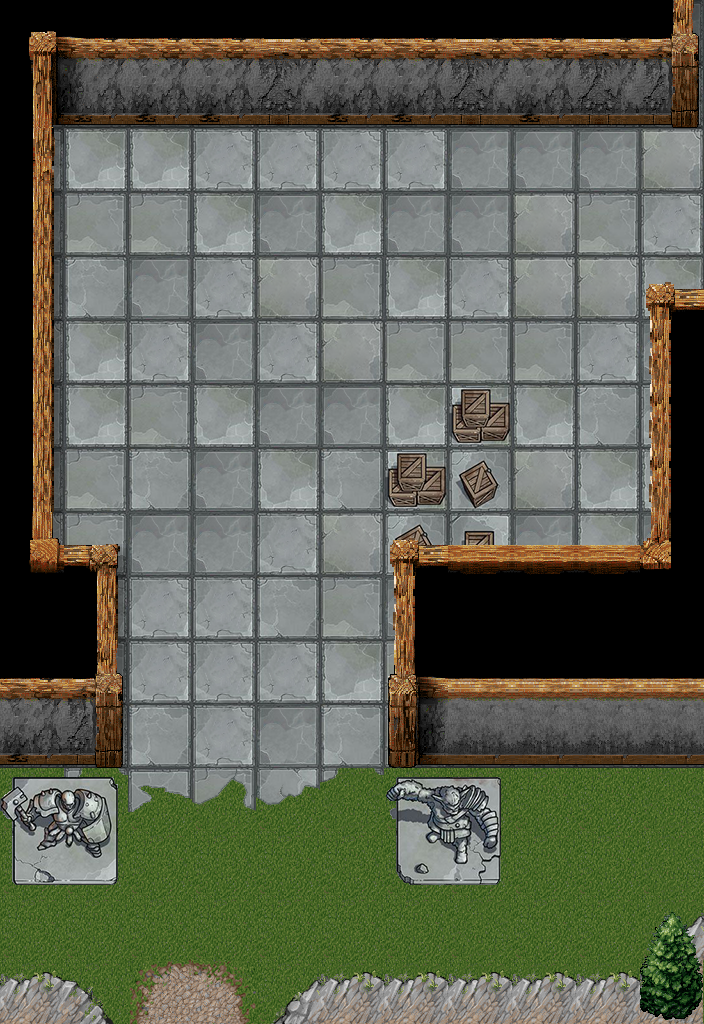

Tiled map render using the project's own tile images. Description and the whole map definition, tile-layer contents included, below:
An orthogonal 11x16 tile map with 64x64 px tiles, 7 tile layers (forest, rocks, trees, dungeon floor, ...), 3 tilesets and 8 objects (4x portal, 3x enemySpawn, chest).

<map version="1.5" tiledversion="1.7.2" orientation="orthogonal" renderorder="right-down" width="11" height="16" tilewidth="64" tileheight="64" infinite="0" nextlayerid="12" nextobjectid="18">
 <editorsettings>
  <export target="dungeon-entrance-64.json" format="json" />
 </editorsettings>
 <tileset firstgid="1" source="../tilesets/dungeon-floor-64.tsx" />
 <tileset firstgid="121" source="../tilesets/interior-walls-64.tsx" />
 <tileset firstgid="265" source="../tilesets/forest-floor-64.tsx" />
 <layer id="5" name="forest" width="11" height="16">
  <data encoding="csv">
0,0,0,0,0,0,0,0,0,0,0,
0,0,0,0,0,0,0,0,0,0,0,
0,0,0,0,0,0,0,0,0,0,0,
0,0,0,0,0,0,0,0,0,0,0,
0,0,0,0,0,0,0,0,0,0,0,
0,0,0,0,0,0,0,0,0,0,0,
0,0,0,0,0,0,0,0,0,0,0,
0,0,0,0,0,0,0,0,0,0,0,
0,0,0,0,0,0,0,0,0,0,0,
0,0,0,0,0,0,0,0,0,0,0,
0,0,0,0,0,0,0,0,0,0,0,
0,0,0,0,0,0,0,0,0,0,0,
283,283,283,284,283,284,283,283,283,283,284,
283,283,283,283,283,283,283,283,283,283,284,
283,283,283,283,283,283,283,284,283,283,284,
283,283,338,340,283,284,284,284,284,284,284
</data>
 </layer>
 <layer id="8" name="rocks" width="11" height="16">
  <properties>
   <property name="blocksMovement" type="bool" value="true" />
  </properties>
  <data encoding="csv">
0,0,0,0,0,0,0,0,0,0,0,
0,0,0,0,0,0,0,0,0,0,0,
0,0,0,0,0,0,0,0,0,0,0,
0,0,0,0,0,0,0,0,0,0,0,
0,0,0,0,0,0,0,0,0,0,0,
0,0,0,0,0,0,0,0,0,0,0,
0,0,0,0,0,0,0,0,0,0,0,
0,0,0,0,0,0,0,0,0,0,0,
0,0,0,0,0,0,0,0,0,0,0,
0,0,0,0,0,0,0,0,0,0,0,
0,0,0,0,0,0,0,0,0,0,0,
0,0,0,0,0,0,0,0,0,0,0,
0,0,0,0,0,0,0,0,0,0,0,
0,0,0,0,0,0,0,0,0,0,0,
0,0,0,0,0,0,0,0,0,0,457,
458,459,0,0,457,458,458,458,458,458,510
</data>
 </layer>
 <layer id="9" name="trees" width="11" height="16">
  <properties>
   <property name="blocksMovement" type="bool" value="true" />
  </properties>
  <data encoding="csv">
0,0,0,0,0,0,0,0,0,0,0,
0,0,0,0,0,0,0,0,0,0,0,
0,0,0,0,0,0,0,0,0,0,0,
0,0,0,0,0,0,0,0,0,0,0,
0,0,0,0,0,0,0,0,0,0,0,
0,0,0,0,0,0,0,0,0,0,0,
0,0,0,0,0,0,0,0,0,0,0,
0,0,0,0,0,0,0,0,0,0,0,
0,0,0,0,0,0,0,0,0,0,0,
0,0,0,0,0,0,0,0,0,0,0,
0,0,0,0,0,0,0,0,0,0,0,
0,0,0,0,0,0,0,0,0,0,0,
0,0,0,0,0,0,0,0,0,0,0,
0,0,0,0,0,0,0,0,0,0,0,
0,0,0,0,0,0,0,0,0,0,288,
0,0,0,0,0,0,0,0,0,0,304
</data>
 </layer>
 <layer id="1" name="dungeon floor" width="11" height="16">
  <data encoding="csv">
2,4,5,2,7,7,3,4,5,3,7,
7,5,4,3,4,5,4,4,3,2,5,
5,2,2,5,5,5,5,7,7,7,6,
7,3,3,2,7,2,7,7,6,3,5,
3,4,7,5,6,3,2,5,6,6,2,
6,2,5,7,5,6,3,3,3,5,7,
3,2,3,2,7,7,2,7,2,4,5,
7,3,4,7,2,4,4,5,6,2,2,
6,3,7,7,5,6,2,4,7,2,7,
6,5,5,5,4,3,7,4,3,4,3,
2,3,5,5,5,2,3,5,5,3,5,
2,2,4,5,7,4,3,6,4,3,5,
0,115,112,113,114,115,0,0,0,0,0,
0,0,0,0,0,0,0,0,0,0,0,
0,0,0,0,0,0,0,0,0,0,0,
0,0,0,0,0,0,0,0,0,0,0
</data>
 </layer>
 <layer id="4" name="loose blocking stuff" width="11" height="16">
  <properties>
   <property name="blocksMovement" type="bool" value="true" />
  </properties>
  <data encoding="csv">
0,0,0,0,0,0,0,0,0,0,0,
0,0,0,0,0,0,0,0,0,0,0,
0,0,0,0,0,0,0,0,0,0,0,
0,0,0,0,0,0,0,0,0,0,0,
0,0,0,0,0,0,0,0,0,0,0,
0,0,0,0,0,0,0,0,0,0,0,
0,0,0,0,0,0,0,53,0,0,0,
0,0,0,0,0,0,53,51,0,0,0,
0,0,0,0,0,0,51,52,0,0,0,
0,0,0,0,0,0,0,0,0,0,0,
0,0,0,0,0,0,0,0,0,0,0,
0,0,0,0,0,0,0,0,0,0,0,
86,87,0,0,0,0,88,89,0,0,0,
96,97,0,0,0,0,98,99,0,0,0,
0,0,0,0,0,0,0,0,0,0,0,
0,0,0,0,0,0,0,0,0,0,0
</data>
 </layer>
 <layer id="2" name="walls" width="11" height="16">
  <properties>
   <property name="blocksMovement" type="bool" value="true" />
  </properties>
  <data encoding="csv">
121,122,123,123,124,123,123,124,123,124,181,
133,134,135,135,136,135,135,136,135,136,193,
145,0,0,0,0,0,0,0,0,0,0,
157,0,0,0,0,0,0,0,0,0,0,
157,0,0,0,0,0,0,0,0,0,0,
157,0,0,0,0,0,0,0,0,0,161,
157,0,0,0,0,0,0,0,0,0,161,
157,0,0,0,0,0,0,0,0,0,161,
174,205,0,0,0,0,0,0,0,0,173,
253,157,0,0,0,0,161,253,253,253,253,
123,181,0,0,0,0,190,128,128,128,128,
135,193,0,0,0,0,202,140,140,140,140,
0,0,0,0,0,0,0,0,0,0,0,
0,0,0,0,0,0,0,0,0,0,0,
0,0,0,0,0,0,0,0,0,0,0,
0,0,0,0,0,0,0,0,0,0,0
</data>
 </layer>
 <objectgroup id="11" name="object">
  <object id="17" name="chest" gid="33" x="192" y="704" width="64" height="64">
   <properties>
    <property name="interactive" type="bool" value="true" />
   </properties>
  </object>
 </objectgroup>
 <objectgroup id="3" name="actor">
  <object id="6" name="enemy3" type="enemySpawn" x="256" y="128" width="64" height="64">
   <properties>
    <property name="enemyType" value="troll-developer" />
    <property name="level" type="int" value="3" />
   </properties>
  </object>
  <object id="7" name="enemy1" type="enemySpawn" x="128" y="128" width="64" height="64">
   <properties>
    <property name="enemyType" value="orc-accountant" />
    <property name="level" type="int" value="3" />
   </properties>
  </object>
  <object id="8" name="enemy2" type="enemySpawn" x="192" y="128" width="64" height="64">
   <properties>
    <property name="enemyType" value="troll-manager" />
    <property name="level" type="int" value="2" />
   </properties>
  </object>
 </objectgroup>
 <objectgroup id="10" name="portals">
  <object id="12" name="portal to canyon" type="portal" x="192" y="960" width="64" height="64">
   <properties>
    <property name="to" value="dungeon.canyon" />
   </properties>
  </object>
  <object id="13" name="portal to hub1" type="portal" x="640" y="128" width="64" height="64">
   <properties>
    <property name="to" value="dungeon.hub1" />
   </properties>
  </object>
  <object id="15" name="portal to hub1" type="portal" x="640" y="256" width="64" height="64">
   <properties>
    <property name="to" value="dungeon.hub1" />
   </properties>
  </object>
  <object id="16" name="portal to hub1" type="portal" x="640" y="192" width="64" height="64">
   <properties>
    <property name="to" value="dungeon.hub1" />
   </properties>
  </object>
 </objectgroup>
 <layer id="7" name="walls overhang" width="11" height="16">
  <data encoding="csv">
0,0,0,0,0,0,0,0,0,0,0,
0,0,0,0,0,0,0,0,0,0,0,
0,0,0,0,0,0,0,0,0,0,0,
0,0,0,0,0,0,0,0,0,0,0,
0,0,0,0,0,0,0,0,0,0,214,
0,0,0,0,0,0,0,0,0,0,0,
0,0,0,0,0,0,0,0,0,0,0,
0,0,0,0,0,0,0,0,0,0,0,
0,0,0,0,0,0,214,176,176,176,0,
0,0,0,0,0,0,0,0,0,0,0,
0,0,0,0,0,0,0,0,0,0,0,
0,0,0,0,0,0,0,0,0,0,0,
0,0,0,0,0,0,0,0,0,0,0,
0,0,0,0,0,0,0,0,0,0,0,
0,0,0,0,0,0,0,0,0,0,0,
0,0,0,0,0,0,0,0,0,0,0
</data>
 </layer>
</map>
